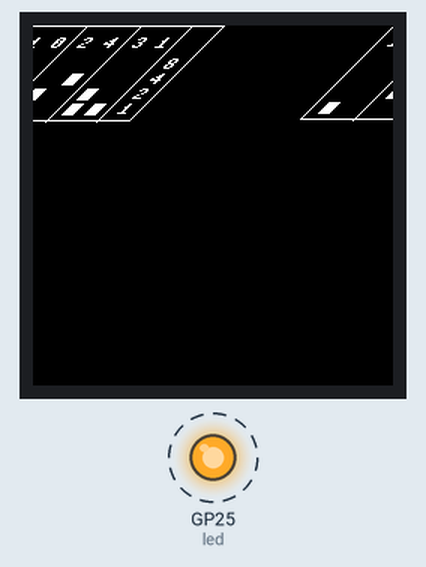
The program below on a simulated Raspberry Pi Pico running MicroPython. Parts: 240×240 colour display, output pins drawn as LEDs (lit = HIGH). Dashed ring = blinking. The clock reads 2024-03-15 10:24:30 at power-on unless the program sets it; library files of the repository ran but are not shown: st7789.py; pins used as bus, display or sensor lines are not drawn.

Above: at 1.55 s.
At 11.07 s:
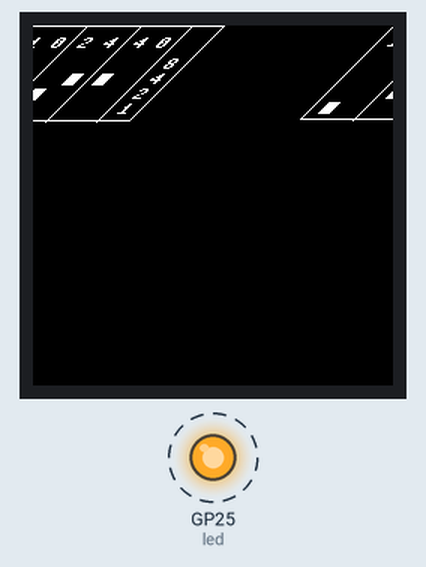
At 20.59 s:
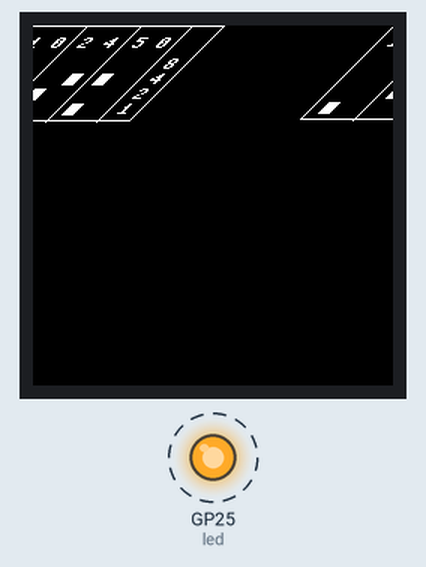
At 39.74 s:
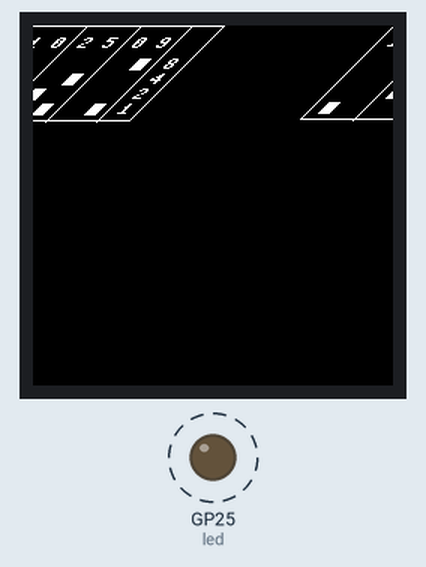
Timing chart, 0 to 40.0 s (numbered marks = the images above):
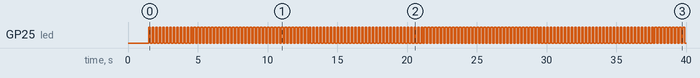

The program:

BinaryClock.py
```python
# BinaryClock: a simple binary clock by Joerg Harzmann (eh-systemhaus)
# BinaryClock_OLED: Converted to Pico-OLED-1.3 by Joerg Harzmann (eh-systemhaus)
# customized for educational project:
# basic display output, binary/decimal system, x/y geometrics

from machine import Pin, SPI
from machine import RTC
from PicoGameBoy import *
import framebuf
import time

# Color scheme
BLACK = PicoGameBoy.color(0, 0, 0)
WHITE = PicoGameBoy.color(255, 255, 255)
GRID_BACKGROUND_COLOR = PicoGameBoy.color(255, 211, 132)
BACKGROUND_COLOR = PicoGameBoy.color(99, 154, 132)
BACKGROUND_COLOR2 = PicoGameBoy.color(57, 89, 41)
TEXT_COLOR = BLACK
TEXT_BACKGROUND_COLOR = WHITE


def binary_clock_main():
    """ Main Program"""

    ' LED'
    led = Pin(25, Pin.OUT)

    ' Pico GameBoy'
    pgb = PicoGameBoy()

    ' Clear display'
    pgb.fill(BLACK)

    ' 1. to 4. Row - 6x Left to Right 10x10px tile  '
    '   Space 10 between 2 cols,                    '
    '   Space 15 between Group of 2 cols            '
    y_pos = 52
    b2d = 1
    for y_row in range(4):
        x_pos = 8
        for x_col in range(6):
            pgb.rect(x_pos, y_pos, 8, 8, WHITE)
            pgb.show()
            if x_col % 2:
                x_pos = x_pos + 20
            else:
                x_pos = x_pos + 15
        pgb.text(str(b2d), x_pos, y_pos, WHITE)
        pgb.show()
        y_pos = y_pos - 8 - 2
        b2d = b2d * 2

    ' Rectangle/Border line whole display'
    pgb.rect(0, 0, 128, 64, WHITE)
    pgb.line(36, 0, 36, 64, WHITE)
    pgb.line(72, 0, 72, 64, WHITE)
    pgb.line(106, 0, 106, 64, WHITE)
    pgb.show()

    ' Decimal Time placeholder'
    pgb.text("H H", 8, 8, WHITE)
    pgb.text("M M", 42, 8, WHITE)
    pgb.text("S S", 78, 8, WHITE)
    pgb.show()

    ' Init RTC'
    rtc = RTC()

    ' Loop Refreshing Display'
    while True:
        ' Toggle LED Light'
        led.toggle()

        ' Get current Date and Time'
        Y, M, D, W, H, M, S, SS = rtc.datetime()
        # print(H, M, S)

        ' Hours decimal'
        H_f = "{:02d}".format(H)
        pgb.fill_rect(8, 8, 24, 8, BLACK)
        pgb.text(H_f[:1] + " " + H_f[-1:], 8, 8, WHITE)
        ' Minutes decimal'
        M_f = "{:02d}".format(M)
        pgb.fill_rect(42, 8, 24, 8, BLACK)
        pgb.text(M_f[:1] + " " + M_f[-1:], 42, 8, WHITE)
        ' Seconds decimal'
        S_f = "{:02d}".format(S)
        pgb.fill_rect(78, 8, 24, 8, BLACK)
        pgb.text(S_f[:1] + " " + S_f[-1:], 78, 8, WHITE)

        ' Hours binary'
        bcd_at(pgb, H, 1)
        ' Minutes binary'
        bcd_at(pgb, M, 3)
        ' Seconds binary'
        bcd_at(pgb, S, 5)

        ' Refresh Display OLED'
        pgb.show()

        ' Nothing to do > Sleeping...'
        time.sleep(0.1)


def binary_at(disp, d, x):
    """ Display on OLED using tiles """
    ' Format Description'
    ' :0 means filling up with zeros'
    ' > means right alignment'
    ' 4b means convert to 4 digit binary'
    b_f = "{:0>4b}".format(d)
    # print(x, b_f)

    ' Divide string into 4 bit-string'
    b_f8 = b_f[0:1]  # Left char - Bit 8
    b_f4 = b_f[1:2]  # One char Pos. 2 - Bit 4
    b_f2 = b_f[2:3]  # One char Pos. 3 - Bit 2
    b_f1 = b_f[-1:]  # Right char - Bit 1

    ' Re-Write Tiles '
    if x == 1:
        x_pos = 8
    elif x == 2:
        x_pos = 23
    elif x == 3:
        x_pos = 43
    elif x == 4:
        x_pos = 58
    elif x == 5:
        x_pos = 78
    elif x == 6:
        x_pos = 93

    if b_f1 == "0":
        disp.fill_rect(x_pos, 52, 8, 8, BLACK)
    else:
        disp.fill_rect(x_pos, 52, 8, 8, WHITE)
    if b_f2 == "0":
        disp.fill_rect(x_pos, 42, 8, 8, BLACK)
    else:
        disp.fill_rect(x_pos, 42, 8, 8, WHITE)
    if b_f4 == "0":
        disp.fill_rect(x_pos, 32, 8, 8, BLACK)
    else:
        disp.fill_rect(x_pos, 32, 8, 8, WHITE)
    if b_f8 == "0":
        disp.fill_rect(x_pos, 22, 8, 8, BLACK)
    else:
        disp.fill_rect(x_pos, 22, 8, 8, WHITE)

    ' Code for displaying on 8x8 Matrix'
    # y = 7
    # while y > 1:
    #     bit = d & 0x01
    #     print(d, x, y, bit)
    #     if bit == 1:
    #         disp.pixel(x, y, 1)
    #     y = y - 1
    #     d = d >> 1


def bcd_at(disp, b, x):
    """ Value To Decimal digit 1 (High) & 2 (Low) """
    d1 = b // 10
    d2 = b % 10
    # print(b, d1, d2)
    binary_at(disp, d1, x)
    binary_at(disp, d2, x + 1)


if __name__ == '__main__':
    binary_clock_main()
```

PicoGameBoy.py
```python
# PicoGameBoy.py by Vincent Mistler for YouMakeTech
# A class to easily write games for the Raspberry Pi Pico Game Boy
from machine import Pin, PWM
from framebuf import FrameBuffer, RGB565
from st7789 import ST7789
from time import sleep


class PicoGameBoy(ST7789):
    def __init__(self):
        self.__up = Pin(16, Pin.IN, Pin.PULL_UP)
        self.__down = Pin(20, Pin.IN, Pin.PULL_UP)
        self.__left = Pin(18, Pin.IN, Pin.PULL_UP)
        self.__right = Pin(2, Pin.IN, Pin.PULL_UP)
        self.__button_A = Pin(15, Pin.IN, Pin.PULL_UP)
        self.__button_B = Pin(17, Pin.IN, Pin.PULL_UP)
        self.__buzzer = PWM(Pin(3))
        super().__init__(width=240, height=240, id_=1, sck=10, mosi=11,
                         dc=8, rst=12, cs=9, bl=13, baudrate=62500000)

        self.__fb = []  # Array of FrameBuffer objects for sprites
        self.__w = []
        self.__h = []

    # center_text(s,color) displays a text in the middle of
    # the screen with the specified color
    def center_text(self, s, color=1):
        x = int(self.width / 2) - int(len(s) / 2 * 8)
        y = int(self.height / 2) - 8
        self.text(s, x, y, color)

    # center_text(s,color) displays a text in the right corner of
    # the screen with the specified color
    def top_right_corner_text(self, s, color=1):
        x = self.width - int(len(s) * 8)
        y = 0
        self.text(s, x, y, color)

    # add_sprite(buffer,w,h) creates a new sprite from framebuffer
    # with a width of w and a height of h
    # The first sprite is #0 and can be displayed by sprite(0,x,y)
    def add_sprite(self, buffer, w, h):
        fb = FrameBuffer(buffer, w, h, RGB565)
        self.__fb.append(fb)
        self.__w.append(w)
        self.__h.append(h)

    # add_rect_sprite(color,w,h) creates a new rectangular sprite
    # with the specified color, width and height
    def add_rect_sprite(self, color, w, h):
        buffer = bytearray(w * h * 2)  # 2 bytes per pixel
        # fill the buffer with the specified color
        lsb = (color & 0b0000000011111111)
        msb = (color & 0b1111111100000000) >> 8
        for i in range(0, w * h * 2, 2):
            buffer[i] = lsb
            buffer[i + 1] = msb
        fb = FrameBuffer(buffer, w, h, RGB565)
        self.__fb.append(fb)
        self.__w.append(w)
        self.__h.append(h)

    # sprite(n,x,y) displays the nth sprite at coordinates (x,y)
    # the sprite must be created first by method add_sprite
    def sprite(self, n, x, y):
        self.blit(self.__fb[n], x, y)

    # sprite_width(n) returns the width of the nth sprite in pixels
    def sprite_width(self, n):
        return self.__w[n]

    # sprite_height(n) returns the height of the nth sprite in pixels
    def sprite_height(self, n):
        return self.__h[n]

    # button_up() returns True when the player presses the up button
    def button_up(self):
        return self.__up.value() == 0

    # button_down() returns True when the player presses the down button
    def button_down(self):
        return self.__down.value() == 0

    # button_left() returns True when the player presses the left button
    def button_left(self):
        return self.__left.value() == 0

    # button_right() returns True when the player presses the right button
    def button_right(self):
        return self.__right.value() == 0

    # button_A() returns True when the player presses the A button
    def button_A(self):
        return self.__button_A.value() == 0

    # button_B() returns True when the player presses the B button
    def button_B(self):
        return self.__button_B.value() == 0

    # any_button() returns True if any button is pressed
    def any_button(self):
        button_pressed = False
        if self.button_up():
            button_pressed = True
        if self.button_down():
            button_pressed = True
        if self.button_left():
            button_pressed = True
        if self.button_right():
            button_pressed = True
        if self.button_A():
            button_pressed = True
        if self.button_B():
            button_pressed = True
        return button_pressed

    # sound(freq) makes a sound at the selected frequency in Hz
    # call sound(0) to stop playing the sound
    def sound(self, freq, duty_u16=2000):
        if freq > 0:
            self.__buzzer.freq(freq)
            self.__buzzer.duty_u16(duty_u16)
        else:
            self.__buzzer.duty_u16(0)


if __name__ == "__main__":
    pgb = PicoGameBoy()

    # Colors (RGB)
    # Note that color is a static method and can be called
    # without creating an object (PicoGameBoy.color instead of pgb.color)
    BLACK = PicoGameBoy.color(0, 0, 0)
    WHITE = PicoGameBoy.color(255, 255, 255)
    RED = PicoGameBoy.color(255, 0, 0)
    GREEN = PicoGameBoy.color(0, 255, 0)
    BLUE = PicoGameBoy.color(0, 0, 255)

    # PicoGameBoy inherits all methods from the FrameBuffer class
    # see https://docs.micropython.org/en/latest/library/framebuf.html

    pgb.fill(BLACK)

    # The Raspberry Pi Pico GameBoy uses a framebuffer
    # The framebuffer is only transfered to the actual screen and become visible
    # when calling show()
    pgb.show()

    # Drawing primitive shapes
    # The screen resolution is 240x240 pixels but Python like many programming
    # languages starts counting from zero, not one.
    # The top left corner is (0,0) and bottom right is (239,239)
    pgb.pixel(0, 0, WHITE)
    pgb.pixel(239, 239, BLUE)
    pgb.show()
    sleep(1)

    pgb.line(0, 239, 239, 0, RED)
    pgb.show()
    sleep(1)

    pgb.rect(10, 10, 220, 220, WHITE)
    pgb.show()
    sleep(1)

    pgb.fill_rect(10, 10, 220, 220, WHITE)
    pgb.show()
    sleep(1)

    # text
    pgb.fill(BLACK)
    pgb.text('Hello from Pi Pico GameBoy!', 0, 0, GREEN)
    pgb.show()
    sleep(1)

    pgb.center_text('GAME OVER', WHITE)
    pgb.show()
    sleep(1)

    # sprites
    x = 120
    y = 120
    pgb.fill(BLACK)
    pgb.add_rect_sprite(GREEN, 12, 12)  # Create sprite #0
    while True:
        pgb.sprite(0, x, y)
        pgb.show()
        while not pgb.any_button():
            sleep(0.020)
        if pgb.button_right():
            x = x + 1
        elif pgb.button_left():
            x = x - 1
        elif pgb.button_up():
            y = y - 1
        elif pgb.button_down():
            y = y + 1
```

Measured:
- by itself, GP25 (led): alternates HIGH for 0.13 s and LOW for 0.13 s
- what the display in image 0 shows lasts 0.6 s, from 1.5 s to 2.1 s
- what the display in image 1 shows lasts 1.0 s, from 10.1 s to 11.1 s
